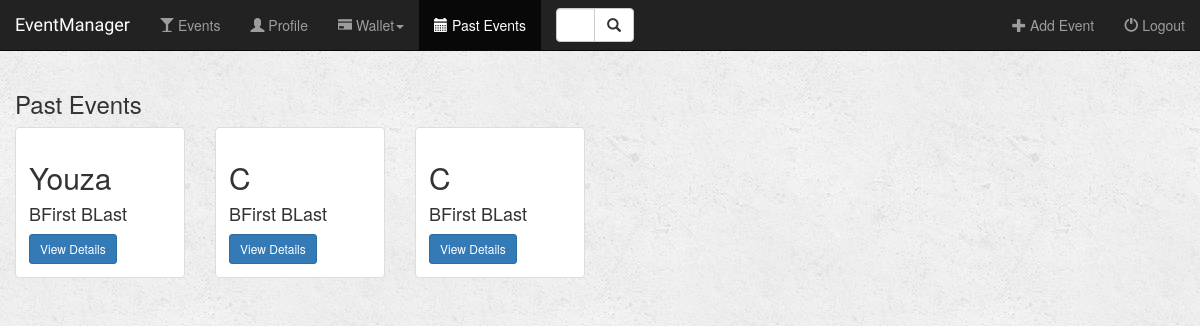
/event/past_events/, run on the app's committed database.
### event/models.py (models this page shows, shortened)
class Event(models.Model):
    name = models.CharField(max_length=50, null=False)
    location = models.TextField(max_length=500, null=False)
    date = models.DateField(null=True)
    time = models.TimeField(null=True)
    manager = models.ForeignKey(User, on_delete=models.CASCADE)

### event/views.py (the view)
# urls.py: url(r'past_events/$', views.get_past_events, name='past_events'),
def get_past_events(request):
    events = Event.objects.filter(date__lt=date.today())
    return render(request, 'event/get_past_events.html', {'events': events})

### event/templates/event/get_past_events.html (shortened to what this page needs)
{% extends 'event/base.html' %}
{% block past_events_active %}active{% endblock %}
{% block body %}
<div class="events-container container-fluid" style="box-sizing: border-box">
    <div class="row">
        <div class="col-sm-12">
            <h3>Past Events</h3>
        </div>
        {% if events %}
            {% for event in events %}
                <div class="col-sm-4 col-lg-2">
                    <div class="thumbnail">
                        <div class="caption">
                            <h2>{{ event.name }}</h2>
                            <h4>{{ event.manager.first_name }} {{ event.manager.last_name }}</h4>
                            <a href="{% url 'event:detail' event.id %}" class="btn btn-primary btn-sm" role="button">View Details</a>
                        </div>
                    </div>
                </div>
            {% endfor %}
        {% endif %}
    </div>
</div>
{% endblock %}

### event/static/event/css/style.css (style rules this page uses)
body { background: white url("./../images/background.png"); }

### data on the page
Event: name "Youza", manager.first_name "BFirst", manager.last_name "BLast"
Event: name "C", manager.first_name "BFirst", manager.last_name "BLast"
Event: name "C", manager.first_name "BFirst", manager.last_name "BLast"
